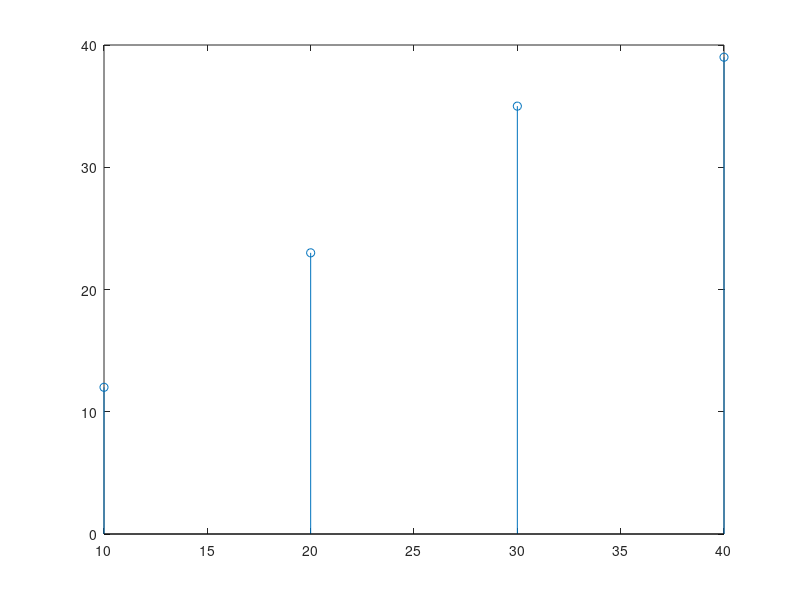

This figure's MATLAB source:
x_points = [10, 20, 30, 40];
y_points = [12, 23, 35, 39];


disp('x:');
disp(x_points);
disp('y:');
disp(y_points);
stem(x_points, y_points);
